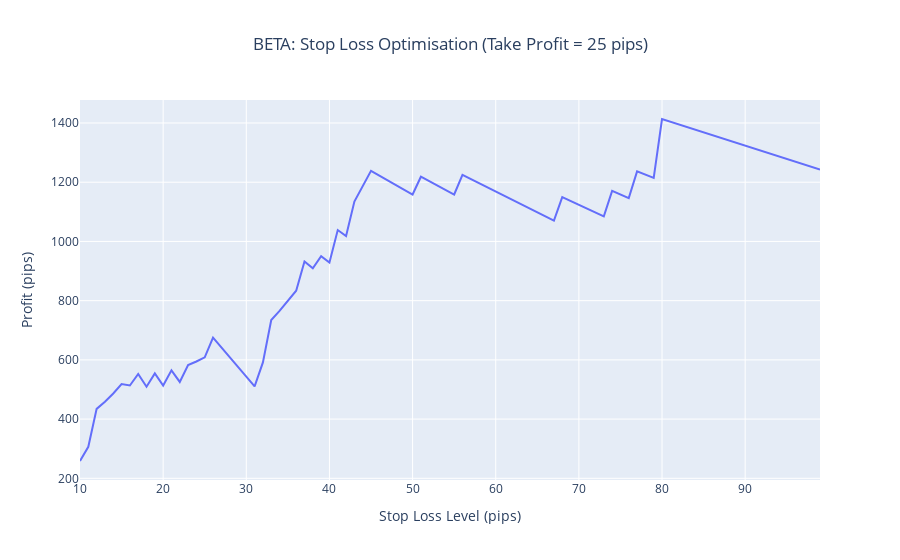

Notebook cell for this chart:
### Code cell
# Stop Loss analysis
signals = load_beta_trades(signal_file)

take_profit = 25
stops = range(10, 100, 1)
profits = []

for stop in stops:
    total_profit = 0.0
    wins = 0
    losses = 0
    for signal in signals[-100:]:
        signal.set_stop_loss_pips(stop)
        signal.set_take_profit_pips(take_profit)
        df = load_ticker(signal.ticker, 60)
        profit = analyse_signal(df, signal) * pip_factor(signal.ticker)
        if profit > 0:
            wins += 1
        else:
            losses += 1
        total_profit += profit
        #print(signal, profit)
    profits.append(total_profit)
    print(stop, total_profit, wins, losses)
    
fig = go.Figure(data=go.Scatter(x=list(stops), y=profits))
fig.update_layout(
    title=f"BETA: Stop Loss Optimisation (Take Profit = {take_profit} pips)",
    title_x=0.5,
    xaxis_title="Stop Loss Level (pips)",
    yaxis_title="Profit (pips)"
)
fig.show()

### Figure 1 — Plotly figure (JSON) as saved in the notebook; plotly's stock layout.template omitted (floating-point values rounded to 4 significant figures)
{"data": [{"type": "scatter", "x": [10, 11, 12, 13, 14, 15, 16, 17, 18, 19, 20, 21, 22, 23, 24, 25, 26, 27, 28, 29, 30, 31, 32, 33, 34, 35, 36, 37, 38, 39, 40, 41, 42, 43, 44, 45, 46, 47, 48, 49, 50, 51, 52, 53, 54, 55, 56, 57, 58, 59, 60, 61, 62, 63, 64, 65, 66, 67, 68, 69, 70, 71, 72, 73, 74, 75, 76, 77, 78, 79, 80, 81, 82, 83, 84, 85, 86, 87, 88, 89, 90, 91, 92, 93, 94, 95, 96, 97, 98, 99], "y": [258.5, 306.5, 434.5, 458.5, 486.5, 518.5, 513.5, 552.5, 509.5, 554.5, 513.5, 564.5, 525.5, 582.5, 594.5, 608.5, 675.5, 642.5, 609.5, 576.5, 543.5, 510.5, 591.5, 734.5, 765.5, 798.5, 833.5, 932.5, 909.5, 950.5, 928.5, 1038.0, 1018.0, 1134.0, 1185.0, 1238.0, 1222.0, 1206.0, 1190.0, 1174.0, 1158.0, 1218.0, 1203.0, 1188.0, 1173.0, 1158.0, 1224.0, 1210.0, 1196.0, 1182.0, 1168.0, 1154.0, 1140.0, 1126.0, 1112.0, 1098.0, 1084.0, 1070.0, 1149.0, 1136.0, 1123.0, 1110.0, 1097.0, 1084.0, 1170.0, 1158.0, 1146.0, 1236.0, 1225.0, 1214.0, 1413.0, 1404.0, 1395.0, 1386.0, 1377.0, 1368.0, 1359.0, 1350.0, 1341.0, 1332.0, 1323.0, 1314.0, 1305.0, 1296.0, 1287.0, 1278.0, 1269.0, 1260.0, 1251.0, 1242.0]}], "layout": {"title": {"text": "BETA: Stop Loss Optimisation (Take Profit = 25 pips)", "x": 0.5}, "xaxis": {"title": {"text": "Stop Loss Level (pips)"}}, "yaxis": {"title": {"text": "Profit (pips)"}}}}
